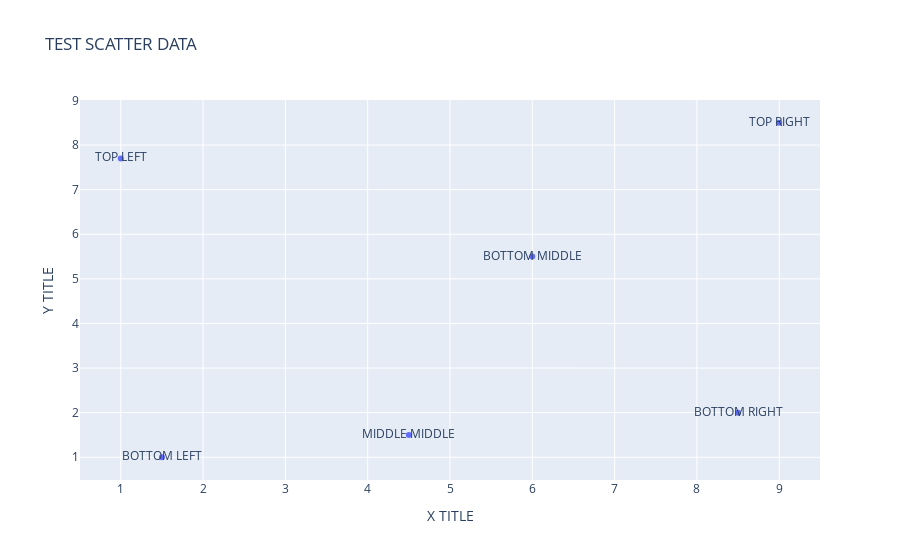

Notebook code cell kept with this figure:
### Code cell
#TEST - DOT FN
title1= "TEST SCATTER DATA"
x_title1=" X TITLE"
y_title1="Y TITLE"

x_vals=[1.0, 
        1.5,
        4.5,
        6.0,
        8.5,
        9.0,
       ]
y_vals=[7.7,
        1.0,
        1.5,
        5.5,
        2.0,
        8.5,
       ]

text_vals = [
    "TOP LEFT",
    "BOTTOM LEFT",
    "MIDDLE MIDDLE",
    "BOTTOM MIDDLE",
    "BOTTOM RIGHT",
    "TOP RIGHT"
]

fig = go.Figure()
fig.add_trace(go.Scatter(x=x_vals, y=y_vals,
                        text=text_vals,
                         mode='markers+text'
                        )
             )
fig.update_layout(
    title=title1,
    xaxis_title=x_title1,
    yaxis_title=y_title1,
)
fig.show()

### Figure 1 — Plotly figure (JSON) as saved in the notebook; plotly's stock layout.template omitted (floating-point values rounded to 4 significant figures)
{"data": [{"mode": "markers+text", "text": ["TOP LEFT", "BOTTOM LEFT", "MIDDLE MIDDLE", "BOTTOM MIDDLE", "BOTTOM RIGHT", "TOP RIGHT"], "type": "scatter", "x": [1, 1.5, 4.5, 6, 8.5, 9], "y": [7.7, 1, 1.5, 5.5, 2, 8.5]}], "layout": {"title": {"text": "TEST SCATTER DATA"}, "xaxis": {"title": {"text": " X TITLE"}}, "yaxis": {"title": {"text": "Y TITLE"}}}}
